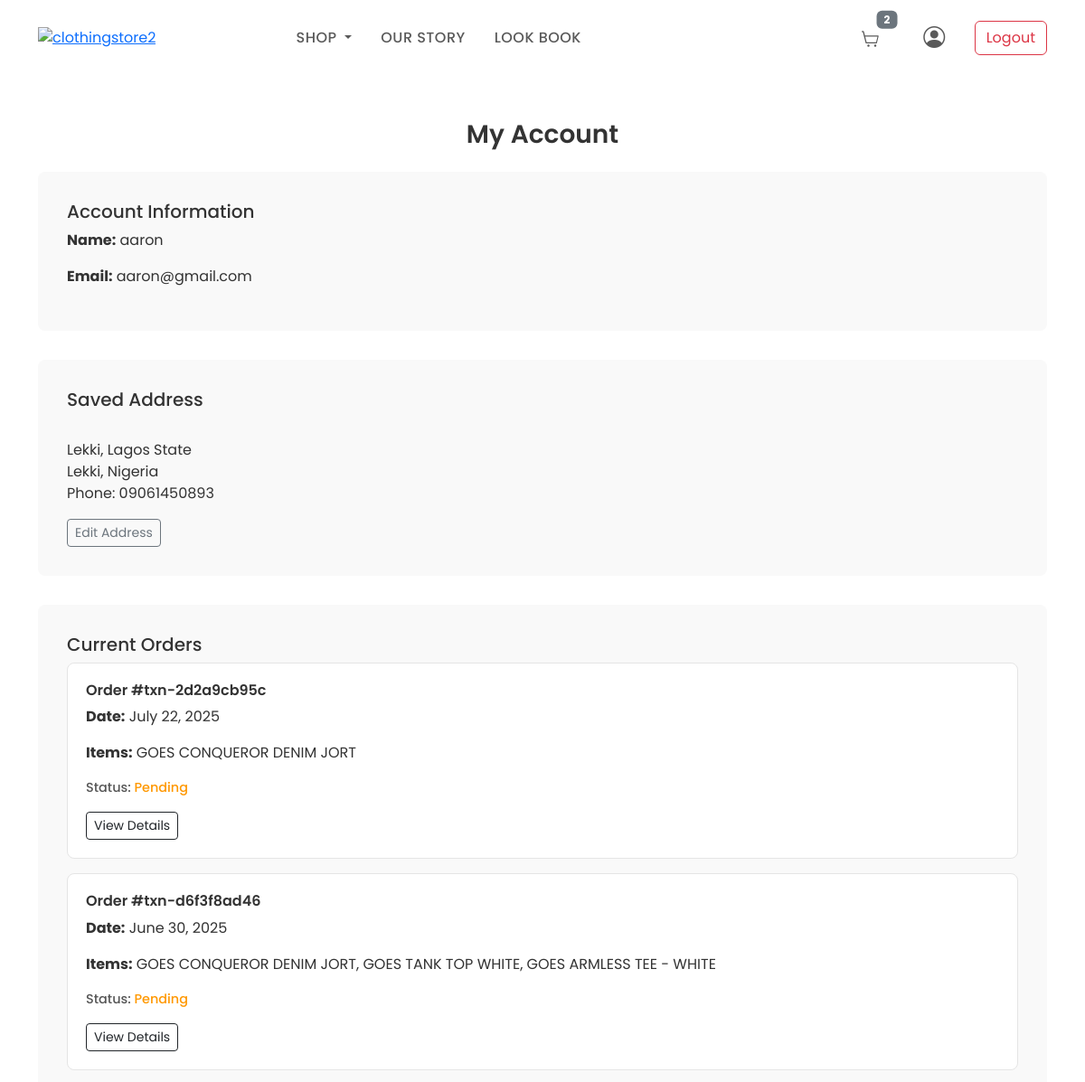
The app's page /profile (signed in, upper part), older data.
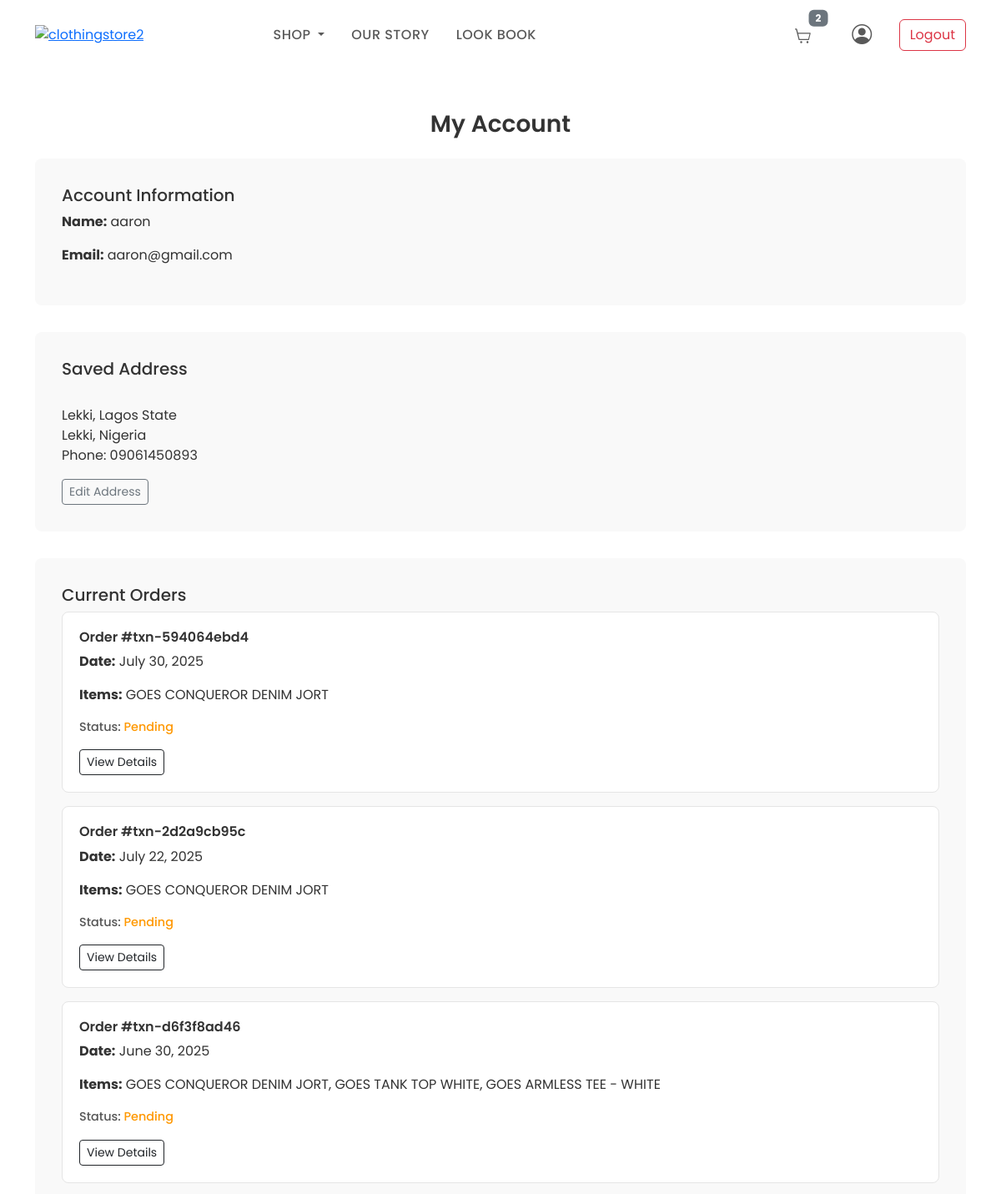
The same page, newer data.
### GOESApp/models.py (models this page shows, shortened)
class Transaction(models.Model):
    user = models.ForeignKey(CustomUser, on_delete=models.CASCADE, related_name='transactions', null=True, blank=True)
    amount = models.DecimalField(max_digits=10, decimal_places=2)
    products = models.ManyToManyField(Product, related_name='transactions')
    tx_ref = models.CharField(max_length=100, unique=True)  # Ensure unique tx_ref
    flw_transaction_id = models.CharField(max_length=100, blank=True, null=True)  # Store Flutterwave transaction ID
    address = models.ForeignKey(Address, on_delete=models.SET_NULL, null=True, blank=True)  # Link to address
    order_note = models.TextField(blank=True, null=True)  # Optional order note field
    TRANSACTION_STATUS_CHOICES = (
        ('pending', 'Pending'),
        ('processing', 'Processing'),
        ('approved', 'Approved'),
        ('declined', 'Declined'),
    )
    transaction_status = models.CharField(max_length=20, choices=TRANSACTION_STATUS_CHOICES, default='pending')
    transaction_date = models.DateTimeField(auto_now_add=True)
    class Meta:
        verbose_name = 'Transaction'
        verbose_name_plural = 'Transactions'
        ordering = ['-transaction_date']

class Product(models.Model):
    name = models.CharField(max_length=100, blank=True, null=True)
    price = models.DecimalField(max_digits=10, decimal_places=2)
    slash_price = models.DecimalField(max_digits=10, decimal_places=2, null=True, blank=True)
    category = models.ForeignKey(
        Category,
        on_delete=models.CASCADE,
        related_name="products",
        default=get_default_category
    )
    in_stock = models.PositiveIntegerField(default=0, help_text="Number of items in stock")
    description = CKEditor5Field('Text', config_name='default')
    is_active = models.BooleanField(default=True)
    sizes = models.ManyToManyField(Size, related_name='products', blank=True, null=True, help_text="Available sizes for the product")
    colors = models.ManyToManyField(Color, related_name='products', blank=True, null=True, help_text="Available colors for the product")
    created_at = models.DateTimeField(auto_now_add=True)
    updated_at = models.DateTimeField(auto_now=True)
    class Meta:
        verbose_name = "Product"
        verbose_name_plural = "Products"

### GOESApp/views.py (the view)
# urls.py: path('profile', views.profile, name='profile'),
@login_required(login_url='/login_user')
def profile(request):
    user = request.user
    address = user.address if hasattr(user, 'address') else None
    categories = Category.objects.all()
    cart_count = 0
    if user.is_authenticated:
        cart, created = Cart.objects.get_or_create(user=user)
        cart_count = cart.items.count()
    transactions = Transaction.objects.filter(user=user).order_by('-transaction_date')
    current_orders = transactions.filter(transaction_status__in=['pending', 'processing', 'approved'])
    past_orders = transactions.filter(transaction_status='declined')  # Add 'delivered' status in the future
    context = {
        'user': user,
        'address': address,
        'categories': categories,
        'cart_count': cart_count,
        'current_orders': current_orders,
        'past_orders': past_orders,
    }
    return render(request, 'GOESAPP/profile.html', context)

### GOESApp/context_processors.py (called while the page is built)
def cart_item_count(request):
    count = 0
    try:
        if request.user.is_authenticated:
            cart = Cart.objects.get(user=request.user)
        else:
            session_key = request.session.session_key
            if not session_key:
                request.session.create()
            session_key = request.session.session_key
            cart = Cart.objects.get(session_key=session_key)
        if cart:
            count = sum(item.quantity for item in cart.items.all())
    except Cart.DoesNotExist:
        pass
    return {'cart_count': count}

### GOESApp/templates/GOESAPP/profile.html (shortened to what this page needs)
{% load static %}
<!DOCTYPE html>
<html lang="en">
<head>
  <link rel="stylesheet" href="https://cdn.jsdelivr.net/npm/bootstrap-icons@1.10.5/font/bootstrap-icons.css">
  <link href="https://cdn.jsdelivr.net/npm/bootstrap@5.3.0/dist/css/bootstrap.min.css" rel="stylesheet">
</head>
<body>
  <nav class="navbar navbar-expand-lg navbar-light bg-white py-3">
    <div class="container">
      <div class="mcb-column-inner mfn-module-wrapper mcb-column-inner-hh9pp43d mcb-item-header_logo-inner">
        <a class="logo-wrapper" href="{% url 'home' %}">
          <img style="width:100px;" src="{% static 'images/LOGO_20_TRANS[1].png'%}" alt="clothingstore2" />
        </a>
      </div>
      <div class="collapse navbar-collapse" id="navMenu">
        <ul class="navbar-nav mx-auto">
          <li class="nav-item dropdown">
            <a class="nav-link dropdown-toggle" href="#" id="collectionsDropdown" role="button" data-bs-toggle="dropdown" aria-expanded="false">
              Shop
            </a>
          </li>
          <li class="nav-item">
            <a class="nav-link" href="{% url 'our_story' %}">Our Story</a>
          </li>
          <li class="nav-item">
            <a class="nav-link" href="{% url 'shop' %}">Look Book</a>
          </li>
        </ul>
        <ul class="navbar-nav ms-auto align-items-center">
          {% if user.is_authenticated %}
            <li class="nav-item me-3">
              <a class="nav-link position-relative" href="{% url 'cart' %}">
                {% if cart_count > 0 %}
                  <span class="badge bg-secondary position-absolute top-0 start-100 translate-middle">{{ cart_count }}</span>
                {% endif %}
              </a>
            </li>
            <li class="nav-item me-3">
              <a class="nav-link" href="{% url 'profile' %}" title="Your Account">
                <i class="bi bi-person-circle" style="font-size: 1.5rem;"></i>
              </a>
            </li>
            <li class="nav-item">
              <a class="btn btn-outline-danger" href="{% url 'logout_user' %}">Logout</a>
            </li>
          {% endif %}
        </ul>
      </div>
    </div>
  </nav>
  <div class="container my-5">
    <h2 class="section-title text-center">My Account</h2>
    <div class="profile-card">
      <h5>Account Information</h5>
      <p><strong>Name:</strong> {{ user.username }}</p>
      <p><strong>Email:</strong> {{ user.email }}</p>
    </div>
    <div class="profile-card">
      <h5>Saved Address</h5>
      {% if address %}
        <p>
          {{ user.first_name }} {{ user.last_name }}<br>
          {{ address.street|default_if_none:"" }}<br>
          {{ address.city|default_if_none:"" }}, {{ address.country|default_if_none:"" }}<br>
          Phone: {{ address.phone_number|default_if_none:"Not provided" }}
        </p>
        <a href="{% url 'edit_address' %}" class="btn btn-outline-secondary btn-sm">Edit Address</a>
      {% else %}
        <p>No address saved.</p>
        <a href="{% url 'edit_address' %}" class="btn btn-outline-secondary btn-sm">Add Address</a>
      {% endif %}
    </div>
    <div class="profile-card">
      <h5>Current Orders</h5>
      {% if current_orders %}
        {% for order in current_orders %}
          <div class="order-card">
            <h6>Order #{{ order.tx_ref }}</h6>
            <p><strong>Date:</strong> {{ order.transaction_date|date:"F d, Y" }}</p>
            <p><strong>Items:</strong>
              {% for product in order.products.all %}
                {{ product.name }}{% if not forloop.last %}, {% endif %}
              {% endfor %}
            </p>
            <p class="order-status">
              Status:
              <span class="status-{{ order.transaction_status }}">
                {{ order.transaction_status|capfirst }}
              </span>
            </p>
            <a href="{% url 'order_detail' order.id %}" class="btn btn-sm btn-outline-dark">View Details</a>
          </div>
        {% endfor %}
      {% else %}
        <p>No current orders.</p>
      {% endif %}
    </div>
  </div>
</body>
</html>

Row changes from the older to the newer data that the page shows:
added Transaction: tx_ref "txn-594064ebd4", transaction_date "July 30, 2025", transaction_status "Pending", Product (name "GOES CONQUEROR DENIM JORT")
